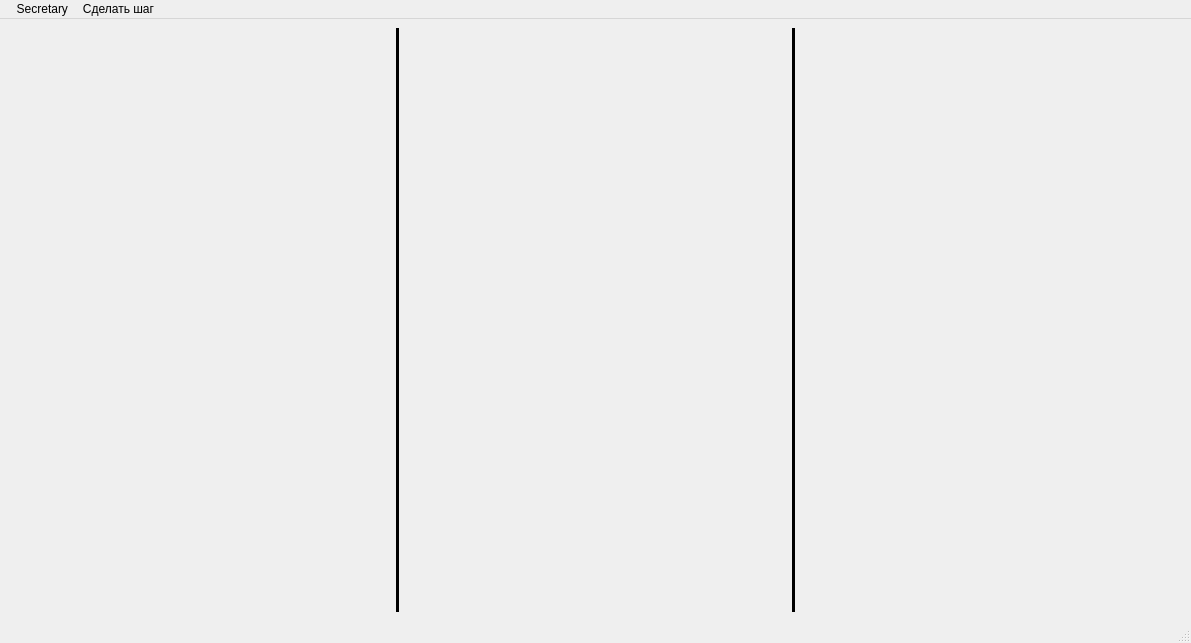
<?xml version="1.0" encoding="UTF-8"?>
<ui version="4.0">
 <class>MainWindow</class>
 <widget class="QMainWindow" name="MainWindow">
  <property name="geometry">
   <rect>
    <x>0</x>
    <y>0</y>
    <width>1191</width>
    <height>643</height>
   </rect>
  </property>
  <property name="windowTitle">
   <string>Secretary</string>
  </property>
  <widget class="QWidget" name="centralwidget">
   <layout class="QHBoxLayout" name="horizontalLayout">
    <item>
     <layout class="QHBoxLayout" name="horizontalLayout_2"/>
    </item>
    <item>
     <widget class="Line" name="line">
      <property name="baseSize">
       <size>
        <width>0</width>
        <height>100</height>
       </size>
      </property>
      <property name="frameShadow">
       <enum>QFrame::Plain</enum>
      </property>
      <property name="lineWidth">
       <number>20</number>
      </property>
      <property name="midLineWidth">
       <number>0</number>
      </property>
      <property name="orientation">
       <enum>Qt::Vertical</enum>
      </property>
     </widget>
    </item>
    <item>
     <layout class="QVBoxLayout" name="ScheduleLayout"/>
    </item>
    <item>
     <widget class="Line" name="line_2">
      <property name="frameShadow">
       <enum>QFrame::Plain</enum>
      </property>
      <property name="lineWidth">
       <number>10</number>
      </property>
      <property name="orientation">
       <enum>Qt::Vertical</enum>
      </property>
     </widget>
    </item>
    <item>
     <layout class="QVBoxLayout" name="verticalLayout" stretch=""/>
    </item>
   </layout>
  </widget>
  <widget class="QMenuBar" name="menubar">
   <property name="geometry">
    <rect>
     <x>0</x>
     <y>0</y>
     <width>1191</width>
     <height>28</height>
    </rect>
   </property>
   <widget class="QMenu" name="menu_Secretary">
    <property name="title">
     <string>  Secretary</string>
    </property>
   </widget>
   <widget class="QMenu" name="menu">
    <property name="title">
     <string>Сделать шаг</string>
    </property>
    <widget class="QMenu" name="menu_2">
     <property name="title">
      <string>Несколько шагов...</string>
     </property>
     <addaction name="action1"/>
     <addaction name="action5"/>
     <addaction name="action10"/>
     <addaction name="action15"/>
    </widget>
    <addaction name="action"/>
    <addaction name="menu_2"/>
   </widget>
   <addaction name="menu_Secretary"/>
   <addaction name="menu"/>
  </widget>
  <widget class="QStatusBar" name="statusbar"/>
  <action name="action">
   <property name="text">
    <string>До конца</string>
   </property>
  </action>
  <action name="action1">
   <property name="text">
    <string>1</string>
   </property>
  </action>
  <action name="action5">
   <property name="text">
    <string>5</string>
   </property>
  </action>
  <action name="action10">
   <property name="text">
    <string>10</string>
   </property>
  </action>
  <action name="action15">
   <property name="text">
    <string>15</string>
   </property>
  </action>
 </widget>
 <resources/>
 <connections/>
</ui>
